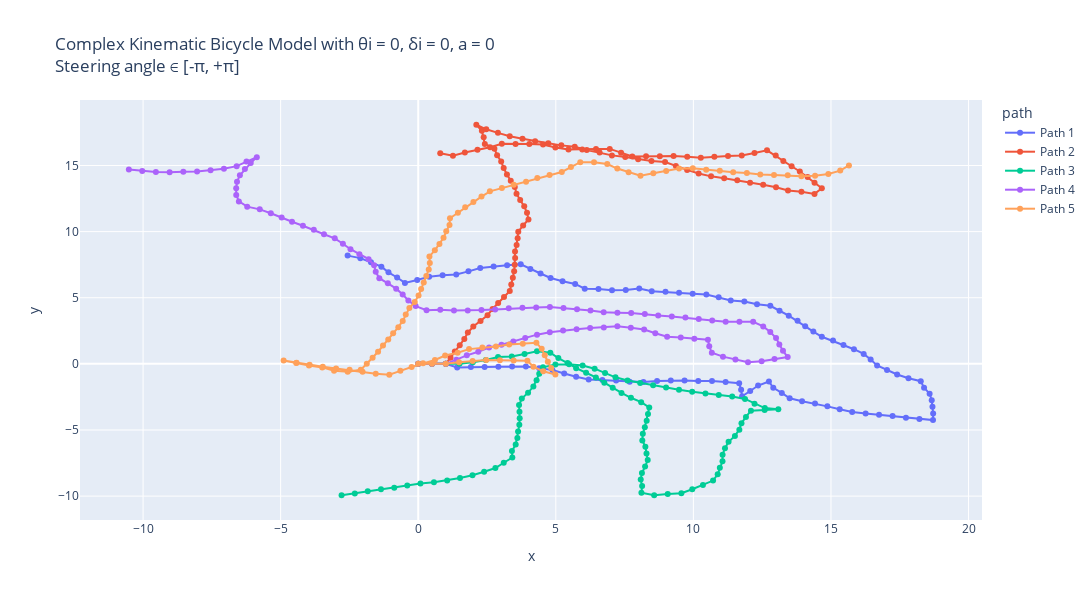

This figure's notebook cell:
### Markdown cell above
Complex Kinematic Bicycle Model with θi = 0, δi = 0, a = 0 : 
Trajectories with constant velocity, initial heading and steering angle as 0; 
But with complex kinematic_bicycle_model methods : kinematic_bicycle_model or kinematic_bicycle_model_w_slip

### Code cell
# Making 5 possible trajectories 
trajectories = []
for i in range (5):
    # Passed initial heading angle randomly (any angle b/w -90 to +90 degrees).
    # Passed acceleration; keeping acceleration constant for each trajectory, in a range of 0-2
    # Effect of acc. in the trajectory can be removed by making a = 0.0 
    # Initial delta can be any angle between -180 to +180 degrees.
    (x_traj, y_traj, θi, δi, a, v_traj) = start_trajectory(theta_init = 0.0, a = 0.0, delta_init = 0.0, v_init = 5, mode = "complex")
    trajectories.append((x_traj, y_traj, θi, δi, a, v_traj))

# Create a DataFrame for plotting
data = []
for i, (x_traj, y_traj, theta_init, delta_init, a, v_traj) in enumerate(trajectories):
    for x, y, v in zip(x_traj, y_traj, v_traj):
        data.append({"x": x, "y": y, "v": v, "path": f"Path {i+1}"})
df = pd.DataFrame(data)

# Creating the plot using plotly.
fig = px.line(df, x="x", y="y", color="path", custom_data=["v"], title="Complex Kinematic Bicycle Model with θi = 0, δi = 0, a = 0  <br>Steering angle ∈ [-π, +π]", render_mode="svg")
# Adding hover functionality
fig.update_traces(mode="markers+lines", hovertemplate="<br>".join([
    "v: %{customdata[0]:.2f}",
    "x: %{x:.2f}",
    "y: %{y:.2f}"
]))
fig.update_layout(height=600,width=1130)
fig.show()

# Using matplotlib
plt.figure(figsize=(15, 6))
for i, (x_traj, y_traj, θi, δi, a, v_traj) in enumerate(trajectories):
    # Model built such that a remains same inside; can be randomised by using a random statement.
    # print(x_traj,"\n", y_traj)
    plt.plot(x_traj, y_traj, label=f"Path {i+1}", alpha = 0.7)
plt.xlabel("x [m]")
plt.ylabel("y [m]")
plt.grid("True")
plt.title("Complex Kinematic Bicycle Model with θi = 0, δi = 0, a = 0 \n Steering angle ∈ [-π, +π]")
plt.legend()
plt.axis('equal')
plt.show()

# Using plt to show the velocity variation w.r.t. time :
dt = 0.1  # Time step
t_end = 10  # 10 seconds
t = np.arange(0, t_end + dt, dt)

plt.figure(figsize=(15, 6))
for i, (x_traj, y_traj, θi, δi, a, v_traj) in enumerate(trajectories):
    # Model built such that a remains same inside; can be randomised by using a random statement.
    # print(x_traj,"\n", y_traj)
    plt.plot(t, v_traj, label=f"Path {i+1}", alpha = 0.7)
plt.ylabel("v [m/s]")
plt.xlabel("t [s]")
plt.grid("True")
plt.title("Velocity variation w.r.t. time")
plt.legend()
plt.show()

### Figure 1 — Plotly figure (JSON) as saved in the notebook; plotly's stock layout.template omitted (floating-point values rounded to 4 significant figures)
{"data": [{"customdata": [[5], [5], [5], [5], [5], [5], [5], [5], [5], [5], [5], [5], [5], [5], [5], [5], [5], [5], [5], [5], [5], [5], [5], [5], [5], [5], [5], [5], [5], [5], [5], [5], [5], [5], [5], [5], [5], [5], [5], [5], [5], [5], [5], [5], [5], [5], [5], [5], [5], [5], [5], [5], [5], [5], [5], [5], [5], [5], [5], [5], [5], [5], [5], [5], [5], [5], [5], [5], [5], [5], [5], [5], [5], [5], [5], [5], [5], [5], [5], [5], [5], [5], [5], [5], [5], [5], [5], [5], [5], [5], [5], [5], [5], [5], [5], [5], [5], [5], [5], [5], [5]], "hovertemplate": "v: %{customdata[0]:.2f}<br>x: %{x:.2f}<br>y: %{y:.2f}", "legendgroup": "Path 1", "line": {"color": "#636efa", "dash": "solid"}, "marker": {"symbol": "circle"}, "mode": "markers+lines", "name": "Path 1", "orientation": "v", "showlegend": true, "type": "scatter", "x": [0, 0.5, 1, 1.415, 1.913, 2.413, 2.912, 3.412, 3.912, 4.398, 4.878, 5.305, 5.737, 6.195, 6.693, 7.191, 7.684, 8.184, 8.68, 9.179, 9.679, 10.18, 10.68, 11.17, 11.66, 11.73, 11.77, 12.06, 12.35, 12.74, 12.9, 13.21, 13.5, 13.95, 14.42, 14.87, 15.32, 15.77, 16.26, 16.75, 17.24, 17.73, 18.21, 18.71, 18.71, 18.69, 18.66, 18.59, 18.38, 18.26, 17.82, 17.4, 17.04, 16.68, 16.44, 16.19, 15.84, 15.45, 15.07, 14.67, 14.36, 14.06, 13.79, 13.47, 13.13, 12.8, 12.31, 11.85, 11.36, 10.92, 10.47, 9.974, 9.48, 8.986, 8.487, 8.031, 7.542, 7.042, 6.551, 6.052, 5.703, 5.245, 4.81, 4.445, 4.076, 3.726, 3.23, 2.74, 2.253, 1.824, 1.382, 0.8861, 0.3961, -0.0367, -0.4837, -0.7672, -1.081, -1.339, -1.718, -2.104, -2.566], "xaxis": "x", "y": [0, 0, 0, -0.2788, -0.2308, -0.2376, -0.2204, -0.2089, -0.2054, -0.3232, -0.4653, -0.7249, -0.9757, -1.177, -1.221, -1.262, -1.346, -1.365, -1.304, -1.262, -1.256, -1.299, -1.298, -1.373, -1.46, -1.955, -2.454, -2.05, -1.64, -1.331, -1.805, -2.197, -2.607, -2.825, -2.995, -3.213, -3.435, -3.648, -3.753, -3.858, -3.947, -4.067, -4.172, -4.248, -3.748, -3.248, -2.749, -2.255, -1.798, -1.312, -1.085, -0.8038, -0.4642, -0.1181, 0.3235, 0.7548, 1.108, 1.432, 1.757, 2.049, 2.442, 2.845, 3.261, 3.645, 4.016, 4.387, 4.511, 4.709, 4.789, 5.028, 5.25, 5.305, 5.378, 5.456, 5.483, 5.69, 5.589, 5.567, 5.658, 5.686, 6.044, 6.245, 6.49, 6.832, 7.171, 7.527, 7.464, 7.364, 7.251, 6.993, 6.761, 6.695, 6.595, 6.345, 6.121, 6.533, 6.922, 7.35, 7.677, 7.994, 8.185], "yaxis": "y"}, {"customdata": [[5], [5], [5], [5], [5], [5], [5], [5], [5], [5], [5], [5], [5], [5], [5], [5], [5], [5], [5], [5], [5], [5], [5], [5], [5], [5], [5], [5], [5], [5], [5], [5], [5], [5], [5], [5], [5], [5], [5], [5], [5], [5], [5], [5], [5], [5], [5], [5], [5], [5], [5], [5], [5], [5], [5], [5], [5], [5], [5], [5], [5], [5], [5], [5], [5], [5], [5], [5], [5], [5], [5], [5], [5], [5], [5], [5], [5], [5], [5], [5], [5], [5], [5], [5], [5], [5], [5], [5], [5], [5], [5], [5], [5], [5], [5], [5], [5], [5], [5], [5], [5]], "hovertemplate": "v: %{customdata[0]:.2f}<br>x: %{x:.2f}<br>y: %{y:.2f}", "legendgroup": "Path 2", "line": {"color": "#EF553B", "dash": "solid"}, "marker": {"symbol": "circle"}, "mode": "markers+lines", "name": "Path 2", "orientation": "v", "showlegend": true, "type": "scatter", "x": [0, 0.5, 1, 1.173, 1.33, 1.508, 1.675, 1.803, 2.002, 2.265, 2.519, 2.701, 2.905, 3.118, 3.327, 3.381, 3.438, 3.486, 3.507, 3.522, 3.518, 3.575, 3.614, 3.636, 3.813, 4.006, 3.954, 3.852, 3.705, 3.572, 3.509, 3.363, 3.224, 3.106, 3.015, 2.867, 2.768, 2.421, 2.378, 2.313, 2.112, 2.472, 2.896, 3.326, 3.791, 4.249, 4.726, 5.2, 5.687, 6.124, 6.592, 7.039, 7.523, 7.993, 8.478, 8.971, 9.364, 9.772, 10.19, 10.64, 11.12, 11.59, 12.06, 12.54, 13.0, 13.44, 13.93, 14.4, 14.67, 14.4, 14.15, 13.87, 13.57, 13.27, 12.99, 12.68, 12.22, 11.76, 11.26, 10.76, 10.27, 9.776, 9.28, 8.781, 8.281, 7.781, 7.372, 6.961, 6.461, 5.962, 5.462, 4.984, 4.535, 4.038, 3.538, 3.038, 2.611, 2.153, 1.695, 1.262, 0.7997], "xaxis": "x", "y": [0, 0, 0, 0.4691, 0.9438, 1.411, 1.882, 2.366, 2.824, 3.25, 3.68, 4.146, 4.603, 5.055, 5.509, 6.006, 6.503, 7.001, 7.5, 8.0, 8.5, 8.997, 9.495, 9.995, 10.46, 10.92, 11.42, 11.91, 12.39, 12.87, 13.37, 13.84, 14.32, 14.81, 15.3, 15.78, 16.27, 16.63, 17.13, 17.62, 18.08, 17.73, 17.47, 17.21, 17.03, 16.83, 16.68, 16.52, 16.41, 16.17, 15.99, 15.76, 15.64, 15.47, 15.35, 15.27, 14.96, 14.67, 14.4, 14.18, 14.03, 13.87, 13.69, 13.54, 13.36, 13.11, 13.01, 12.85, 13.28, 13.7, 14.13, 14.54, 14.94, 15.34, 15.76, 16.15, 15.94, 15.75, 15.73, 15.67, 15.58, 15.66, 15.72, 15.7, 15.7, 15.68, 15.97, 16.26, 16.24, 16.21, 16.21, 16.36, 16.58, 16.63, 16.63, 16.64, 16.38, 16.18, 15.98, 15.73, 15.92], "yaxis": "y"}, {"customdata": [[5], [5], [5], [5], [5], [5], [5], [5], [5], [5], [5], [5], [5], [5], [5], [5], [5], [5], [5], [5], [5], [5], [5], [5], [5], [5], [5], [5], [5], [5], [5], [5], [5], [5], [5], [5], [5], [5], [5], [5], [5], [5], [5], [5], [5], [5], [5], [5], [5], [5], [5], [5], [5], [5], [5], [5], [5], [5], [5], [5], [5], [5], [5], [5], [5], [5], [5], [5], [5], [5], [5], [5], [5], [5], [5], [5], [5], [5], [5], [5], [5], [5], [5], [5], [5], [5], [5], [5], [5], [5], [5], [5], [5], [5], [5], [5], [5], [5], [5], [5], [5]], "hovertemplate": "v: %{customdata[0]:.2f}<br>x: %{x:.2f}<br>y: %{y:.2f}", "legendgroup": "Path 3", "line": {"color": "#00cc96", "dash": "solid"}, "marker": {"symbol": "circle"}, "mode": "markers+lines", "name": "Path 3", "orientation": "v", "showlegend": true, "type": "scatter", "x": [0, 0.5, 1, 1.5, 1.985, 2.457, 2.901, 3.399, 3.864, 4.315, 4.801, 5.092, 5.428, 5.74, 6.101, 6.456, 6.763, 7.067, 7.387, 7.73, 8.102, 8.395, 8.35, 8.303, 8.235, 8.162, 8.144, 8.255, 8.296, 8.34, 8.245, 8.129, 8.086, 8.136, 8.111, 8.574, 9.067, 9.563, 9.959, 10.35, 10.71, 10.88, 10.96, 11.06, 11.06, 11.15, 11.28, 11.51, 11.67, 11.75, 11.91, 12.09, 12.59, 13.09, 12.6, 12.22, 11.88, 11.41, 10.92, 10.44, 9.957, 9.477, 9.007, 8.536, 8.066, 7.606, 7.168, 6.79, 6.411, 5.975, 5.484, 4.985, 4.534, 4.397, 4.301, 4.185, 3.992, 3.765, 3.665, 3.68, 3.687, 3.674, 3.629, 3.603, 3.542, 3.405, 3.42, 3.108, 2.805, 2.395, 1.971, 1.518, 1.052, 0.5709, 0.0804, -0.3983, -0.8704, -1.354, -1.834, -2.305, -2.785], "xaxis": "x", "y": [0, 0, 0, 0.0003763, 0.1233, 0.2873, 0.5172, 0.5568, 0.7423, 0.958, 0.8413, 0.4346, 0.06465, -0.3266, -0.6718, -1.025, -1.419, -1.816, -2.2, -2.564, -2.897, -3.303, -3.801, -4.298, -4.794, -5.288, -5.788, -6.275, -6.774, -7.272, -7.763, -8.249, -8.747, -9.245, -9.744, -9.932, -9.849, -9.783, -9.477, -9.162, -8.824, -8.353, -7.859, -7.369, -6.869, -6.376, -5.894, -5.45, -4.977, -4.483, -4.01, -3.544, -3.494, -3.441, -3.346, -3.015, -2.654, -2.472, -2.362, -2.237, -2.104, -1.963, -1.792, -1.625, -1.453, -1.257, -1.016, -0.6885, -0.3627, -0.119, -0.02117, -0.04139, -0.2585, -0.7394, -1.23, -1.716, -2.178, -2.623, -3.113, -3.613, -4.113, -4.612, -5.11, -5.61, -6.106, -6.587, -7.087, -7.477, -7.875, -8.161, -8.427, -8.637, -8.819, -8.956, -9.053, -9.197, -9.362, -9.489, -9.629, -9.797, -9.935], "yaxis": "y"}, {"customdata": [[5], [5], [5], [5], [5], [5], [5], [5], [5], [5], [5], [5], [5], [5], [5], [5], [5], [5], [5], [5], [5], [5], [5], [5], [5], [5], [5], [5], [5], [5], [5], [5], [5], [5], [5], [5], [5], [5], [5], [5], [5], [5], [5], [5], [5], [5], [5], [5], [5], [5], [5], [5], [5], [5], [5], [5], [5], [5], [5], [5], [5], [5], [5], [5], [5], [5], [5], [5], [5], [5], [5], [5], [5], [5], [5], [5], [5], [5], [5], [5], [5], [5], [5], [5], [5], [5], [5], [5], [5], [5], [5], [5], [5], [5], [5], [5], [5], [5], [5], [5], [5]], "hovertemplate": "v: %{customdata[0]:.2f}<br>x: %{x:.2f}<br>y: %{y:.2f}", "legendgroup": "Path 4", "line": {"color": "#ab63fa", "dash": "solid"}, "marker": {"symbol": "circle"}, "mode": "markers+lines", "name": "Path 4", "orientation": "v", "showlegend": true, "type": "scatter", "x": [0, 0.5, 1, 1.386, 1.765, 2.182, 2.574, 3.025, 3.456, 3.888, 4.317, 4.781, 5.264, 5.756, 6.247, 6.745, 7.238, 7.726, 8.21, 8.617, 9.046, 9.541, 10.03, 10.53, 10.58, 10.67, 11.07, 11.53, 11.98, 12.48, 12.95, 13.43, 13.26, 13.12, 13.0, 12.79, 12.54, 12.17, 11.67, 11.17, 10.68, 10.2, 9.71, 9.215, 8.721, 8.234, 7.739, 7.239, 6.74, 6.26, 5.77, 5.278, 4.785, 4.287, 3.788, 3.289, 2.796, 2.297, 1.799, 1.299, 0.8013, 0.3023, -0.09306, -0.3578, -0.5645, -0.8019, -1.104, -1.414, -1.545, -1.605, -1.803, -2.137, -2.461, -2.738, -3.034, -3.426, -3.795, -4.191, -4.586, -4.964, -5.357, -5.759, -6.216, -6.518, -6.615, -6.616, -6.586, -6.482, -6.299, -6.087, -5.867, -6.241, -6.599, -7.062, -7.547, -8.037, -8.537, -9.035, -9.535, -10.03, -10.52], "xaxis": "x", "y": [0, 0, 0, 0.3174, 0.6438, 0.9204, 1.231, 1.446, 1.699, 1.95, 2.208, 2.394, 2.524, 2.612, 2.706, 2.754, 2.836, 2.729, 2.602, 2.312, 2.054, 1.989, 1.905, 1.829, 1.332, 0.8404, 0.5467, 0.3355, 0.1309, 0.1952, 0.3722, 0.5134, 0.9833, 1.465, 1.951, 2.405, 2.834, 3.176, 3.187, 3.182, 3.286, 3.395, 3.512, 3.586, 3.664, 3.777, 3.841, 3.866, 3.896, 4.035, 4.138, 4.226, 4.308, 4.269, 4.237, 4.199, 4.118, 4.078, 4.038, 4.044, 4.093, 4.063, 4.369, 4.793, 5.248, 5.688, 6.087, 6.479, 6.962, 7.458, 7.917, 8.289, 8.67, 9.086, 9.489, 9.8, 10.14, 10.44, 10.75, 11.08, 11.39, 11.68, 11.89, 12.28, 12.77, 13.27, 13.77, 14.26, 14.73, 15.18, 15.63, 15.3, 14.95, 14.76, 14.64, 14.54, 14.52, 14.49, 14.52, 14.58, 14.7], "yaxis": "y"}, {"customdata": [[5], [5], [5], [5], [5], [5], [5], [5], [5], [5], [5], [5], [5], [5], [5], [5], [5], [5], [5], [5], [5], [5], [5], [5], [5], [5], [5], [5], [5], [5], [5], [5], [5], [5], [5], [5], [5], [5], [5], [5], [5], [5], [5], [5], [5], [5], [5], [5], [5], [5], [5], [5], [5], [5], [5], [5], [5], [5], [5], [5], [5], [5], [5], [5], [5], [5], [5], [5], [5], [5], [5], [5], [5], [5], [5], [5], [5], [5], [5], [5], [5], [5], [5], [5], [5], [5], [5], [5], [5], [5], [5], [5], [5], [5], [5], [5], [5], [5], [5], [5], [5]], "hovertemplate": "v: %{customdata[0]:.2f}<br>x: %{x:.2f}<br>y: %{y:.2f}", "legendgroup": "Path 5", "line": {"color": "#FFA15A", "dash": "solid"}, "marker": {"symbol": "circle"}, "mode": "markers+lines", "name": "Path 5", "orientation": "v", "showlegend": true, "type": "scatter", "x": [0, 0.5, 1, 1.485, 1.976, 2.469, 2.969, 3.468, 3.968, 4.187, 4.542, 4.985, 4.832, 4.711, 4.598, 4.487, 4.294, 3.801, 3.304, 2.825, 2.331, 1.847, 1.431, 0.9771, 0.607, 0.1762, -0.2406, -0.6488, -1.05, -1.544, -2.024, -2.495, -2.987, -3.468, -3.948, -4.422, -4.893, -4.432, -3.97, -3.489, -3.058, -2.564, -2.088, -1.87, -1.658, -1.46, -1.281, -1.09, -0.912, -0.7237, -0.5637, -0.4535, -0.3225, -0.1273, 0.01169, 0.106, 0.201, 0.2947, 0.382, 0.4206, 0.407, 0.6036, 0.7706, 0.9199, 1.018, 1.136, 1.154, 1.442, 1.707, 2.004, 2.299, 2.604, 3.04, 3.472, 3.918, 4.327, 4.773, 5.218, 5.55, 5.889, 6.389, 6.871, 7.234, 7.646, 8.077, 8.544, 9.01, 9.479, 9.978, 10.47, 10.96, 11.45, 11.94, 12.43, 12.93, 13.43, 13.92, 14.42, 14.9, 15.34, 15.65], "xaxis": "x", "y": [0, 0, 0, 0.1222, 0.2147, 0.299, 0.2771, 0.2632, 0.2359, -0.2136, -0.5648, -0.7977, -0.3218, 0.1634, 0.6504, 1.138, 1.599, 1.52, 1.459, 1.317, 1.239, 1.114, 0.8373, 0.6267, 0.2905, 0.03679, -0.2394, -0.5282, -0.8261, -0.745, -0.6051, -0.4367, -0.3492, -0.2122, -0.07309, 0.08624, 0.2543, 0.05908, -0.1314, -0.2666, -0.5208, -0.598, -0.4446, 0.005321, 0.4579, 0.9172, 1.384, 1.846, 2.313, 2.777, 3.25, 3.738, 4.221, 4.681, 5.161, 5.652, 6.143, 6.634, 7.126, 7.625, 8.125, 8.585, 9.056, 9.533, 10.02, 10.51, 11.01, 11.42, 11.84, 12.24, 12.65, 13.04, 13.29, 13.54, 13.77, 14.05, 14.28, 14.51, 14.88, 15.25, 15.24, 15.11, 14.77, 14.48, 14.23, 14.41, 14.59, 14.76, 14.78, 14.67, 14.61, 14.48, 14.44, 14.32, 14.28, 14.25, 14.19, 14.23, 14.36, 14.61, 15.0], "yaxis": "y"}], "layout": {"height": 600, "legend": {"title": {"text": "path"}, "tracegroupgap": 0}, "title": {"text": "Complex Kinematic Bicycle Model with θi = 0, δi = 0, a = 0  <br>Steering angle ∈ [-π, +π]"}, "width": 1130, "xaxis": {"anchor": "y", "domain": [0, 1], "title": {"text": "x"}}, "yaxis": {"anchor": "x", "domain": [0, 1], "title": {"text": "y"}}}}
